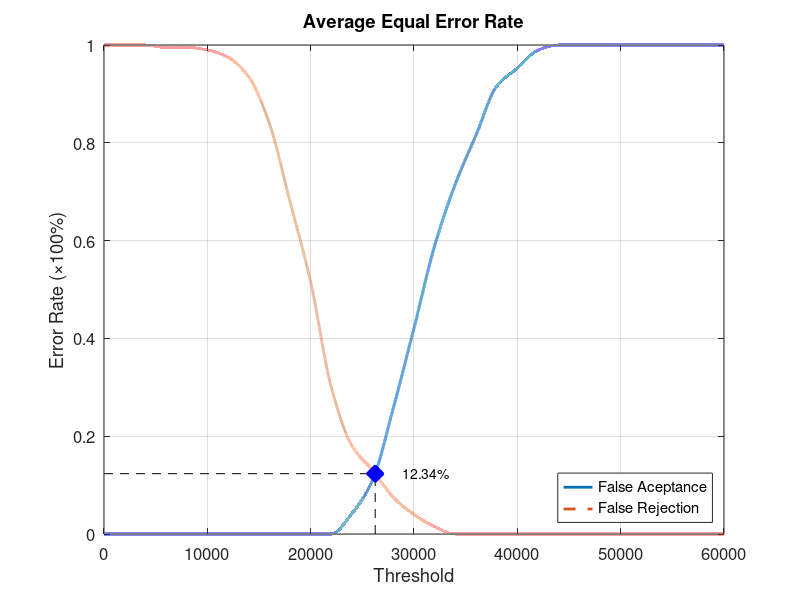
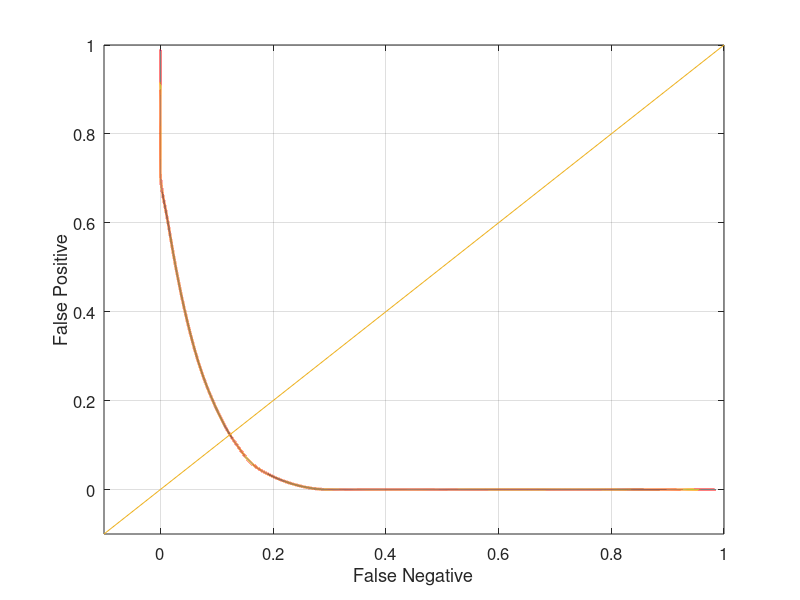

Here is the MATLAB script that generated these plots, in order:
function yEER = Database1_4
close all;
clear;
clc;
x = 0:2000:60000;
xq = 0:0.5:60000;

y0 = [0 0 0 0 0 0 0 0 0 0 0 0 0.0421053 0.110526 0.257895 0.421053 0.589474 0.715789 0.815789 0.915789 0.952632 0.989474 1 1 1 1 1 1 1 1 1];
yy0 = interp1(x, y0, xq, 'pchip');
y1 = [1 1 1 0.995 0.995 0.99 0.975 0.935 0.84 0.68 0.515 0.3 0.18 0.13 0.075 0.04 0.015 0 0 0 0 0 0 0 0 0 0 0 0 0 0];
yy1 = interp1(x, y1, xq, 'pchip');

% Calculating EER: 
y2 = abs(y0 - y1);
find(y2 == min(y2))
yy2 = abs(yy0 - yy1);
xEER = find(yy2 == min(yy2));
xEERIndex = xq(xEER) % X-axis EER
yEER = yy0(xEER) % Y-axis EER

main = figure
plot(xq, yy0,'-','LineWidth', 2);	hold on
plot(xq, yy1,'--','LineWidth', 2);	hold on
plot([xEERIndex xEERIndex], [0 yEER], 'k--');	hold on
plot([0 xEERIndex], [yEER yEER], 'k--');	hold on
plot(xEERIndex, yEER, 'bx', 'LineWidth', 10);	hold on
text(xEERIndex + 10 * xEERIndex / 100, yEER, [num2str(round((10000 * yEER)) / 100) '%'])
legend('False Aceptance', 'False Rejection', 'Location', 'SouthEast')
xlabel('Threshold')
ylabel('Error Rate (\times100%)')
title('Average Equal Error Rate')
set(gca, 'FontSize', 12)
axis([0 60000 0 1])
grid on

print(main, 'Database1_4Main', '-dpng');
FNRxFPR = figure('Color', [1 1 1]);
plot(yy1, yy0, '-', yy1, yy0, 'LineWidth', 2);
hold on
y = -0.1:0.1:1
plot(y, y); 
set(gca, 'FontSize', 12)
xlabel('False Negative')
ylabel('False Positive')
axis([-0.1 1 -0.1 1])
set(gca, 'FontSize', 12)
grid on

print(FNRxFPR, 'Database1_4FNRxFPR','-dpng');
end
